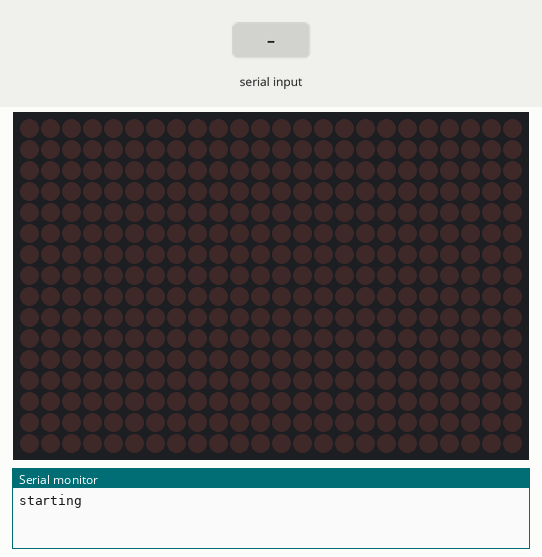
Recording of a sketch running on a simulated Arduino Uno, built with avr-gcc and run on an emulated ATmega328P. On the bench: 24×16 LED matrix, the last lines printed to the serial monitor. The inputs (shaded band) are chosen by the test bench.

Above: at 1.7 s.
1.8 s: "90,45\n" received over Serial
At 2.5 s:
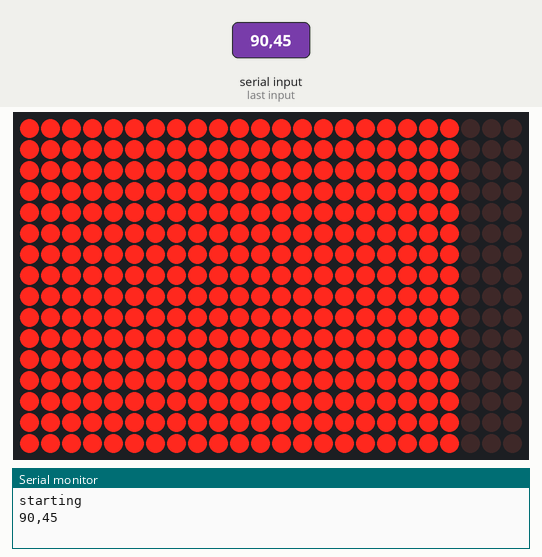
3.3 s: "5\n" received over Serial
At 4.5 s:
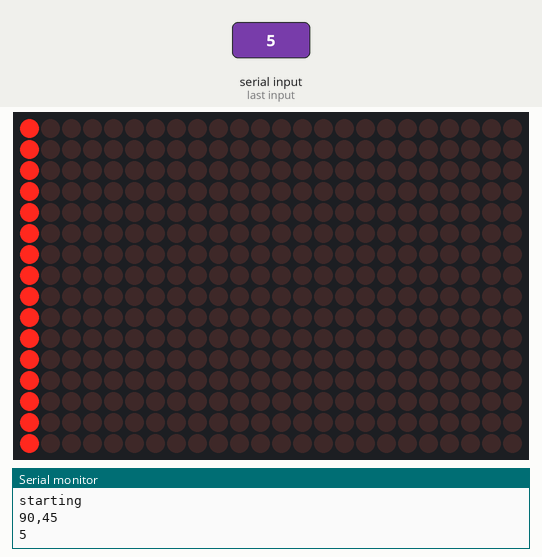
4.8 s: "30,150\n" received over Serial
At 5.9 s:
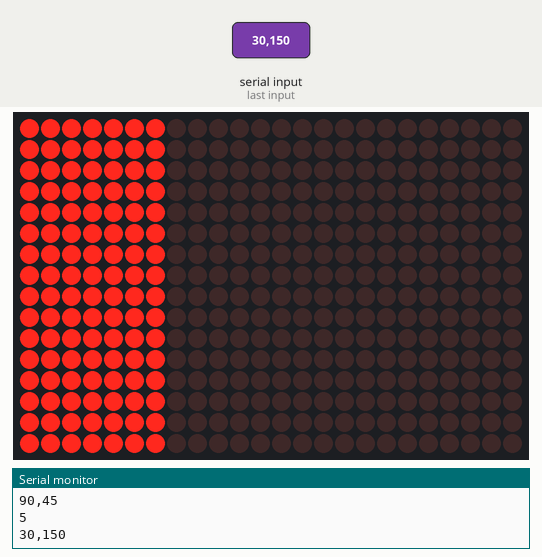
6.3 s: "200\n" received over Serial
At 7.1 s:
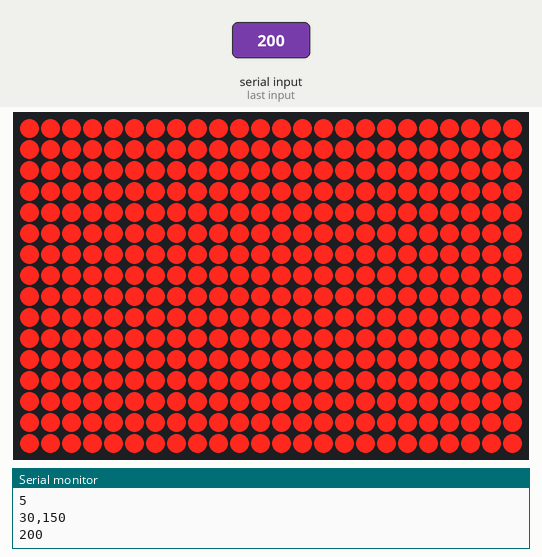
7.8 s: "90\n" received over Serial
At 8.1 s:
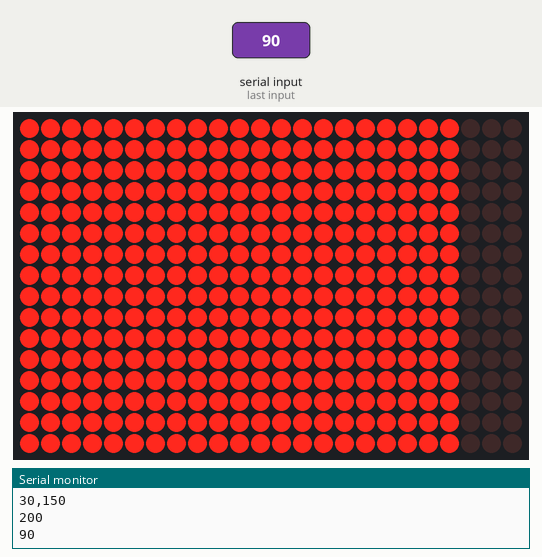
Timing chart, 0 to 10.3 s (numbered marks = the images above; inputs shaded):
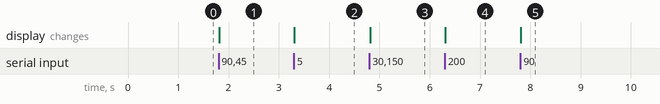

The sketch:

serial_to_matrix_meter.ino
```cpp
#include "Adafruit_GFX.h"
#include "Adafruit_HT1632.h"

#define HT_DATA 2
#define HT_WR   3
#define HT_CS   4
#define HT_CS2  5

// use this line for single matrix
Adafruit_HT1632LEDMatrix matrix = Adafruit_HT1632LEDMatrix(HT_DATA, HT_WR, HT_CS);
// use this line for two matrices!
//Adafruit_HT1632LEDMatrix matrix = Adafruit_HT1632LEDMatrix(HT_DATA, HT_WR, HT_CS, HT_CS2);

String inputString = "";         // a string to hold incoming data
boolean stringComplete = false;  // whether the string is complete
float lastPercent = 0;
int matrixHeight = 0;

void setup() {
  // initialize serial:
  Serial.begin(9600);
  // reserve 200 bytes for the inputString:
  inputString.reserve(200);
  matrix.begin(ADA_HT1632_COMMON_16NMOS);
  matrix.clearScreen();
  matrixHeight = matrix.height();
  delay(500);
  Serial.println("starting");
}

void loop() {


  // print the string when a newline arrives:
  if (stringComplete) {
    Serial.println(inputString);

    // we will get a number which is fill %
    // we want to fill the matrix to that %
    float percent = inputString.toInt();
    drawFill(percent);

    clearInput();
  }

}

void clearInput() {
  // clear the string:
  inputString = "";
  stringComplete = false;
}

void drawFill(float percent) {
  matrix.clearScreen();
  float top = (percent / 100) * matrix.width();
  matrix.fillRect(0, 0, top, matrix.height(), 1);
  matrix.writeScreen();
  lastPercent = percent;
}

//  matrix.drawLine(9, 12, 13, 12, 0);

/*
  SerialEvent occurs whenever a new data comes in the
 hardware serial RX.  This routine is run between each
 time loop() runs, so using delay inside loop can delay
 response.  Multiple bytes of data may be available.
 */
void serialEvent() {
  while (Serial.available()) {
    // get the new byte:
    char inChar = (char)Serial.read();

    // if the incoming character is a newline, set a flag
    // so the main loop can do something about it:
    if (inChar == '\n') {
      stringComplete = true;
    } else {
      // add it to the inputString:
      inputString += inChar;
    }
  }
}
```

Measured:
- after the input at 1.8 s, the display: changes at once (image 1)
- after the input at 3.3 s, the display: changes at once (image 2)
- after the input at 4.8 s, the display: changes at once (image 3)
- after the input at 6.3 s, the display: changes at once (image 4)
- after the input at 7.8 s, the display: changes at once (image 5)
